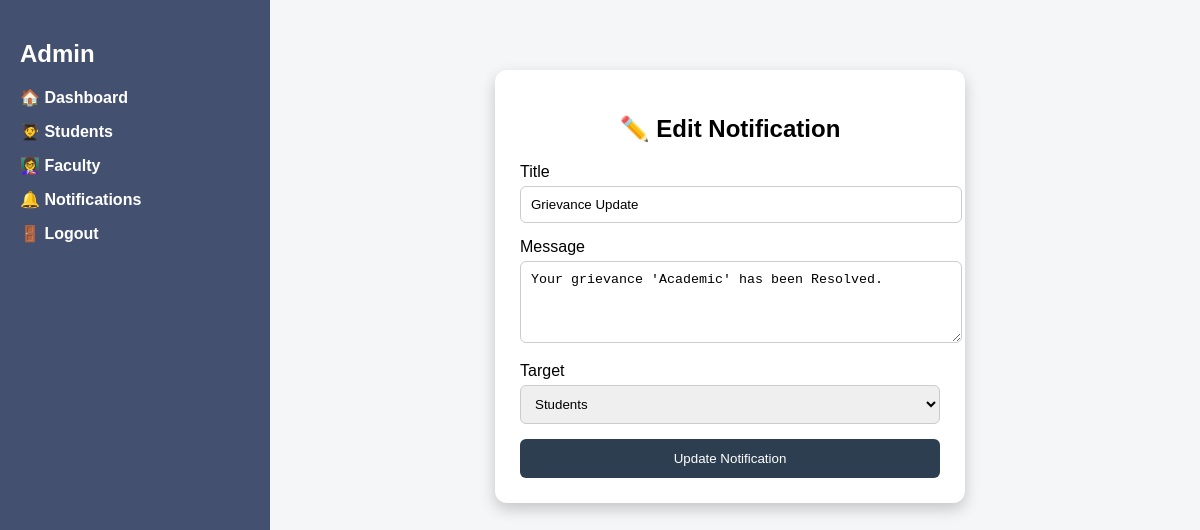
The page /admin/edit_notification/2 (signed in) on the database its author committed.
### tables this page shows
CREATE TABLE notifications (
    id INTEGER PRIMARY KEY AUTOINCREMENT,
    student_id INTEGER,
    faculty_id INTEGER,
    date TEXT,
    title TEXT,
    message TEXT,
    target TEXT,
    is_read INTEGER DEFAULT 0,
    created_at TIMESTAMP DEFAULT CURRENT_TIMESTAMP
);

### app.py (the view, shortened to what this page needs)
@app.route('/admin/edit_notification/<int:id>', methods=['GET', 'POST'])
def edit_notification(id):
    if "admin_id" not in session:
        return redirect(url_for("login"))
    conn = get_db_connection()
    notification = conn.execute(
        "SELECT * FROM notifications WHERE id=?",
        (id,)
    ).fetchone()
    conn.close()
    return render_template('admin_edit_notification.html', notification=notification)

### app.py (called while the page is built)
def get_db_connection():
    conn = sqlite3.connect("database.db")
    conn.row_factory = sqlite3.Row
    return conn

### templates/admin_edit_notification.html (shortened to what this page needs)
<!DOCTYPE html>
<html>
<head>
    <link rel="stylesheet" href="/static/styles.css">
</head>
<body>
<div class="sidebar">
    <h2>Admin</h2>
    <ul>
        <li><a href="/admin/dashboard">🏠 Dashboard</a></li>
        <li><a href="/admin/students">🧑‍🎓 Students</a></li>
        <li><a href="/admin/faculty">👩‍🏫 Faculty</a></li>
        <li><a href="/admin/notifications">🔔 Notifications</a></li>
        <li><a href="/logout">🚪 Logout</a></li>
    </ul>
</div>
<div class="admin-form-container">
    <div class="admin-form-box">
        <h2>✏️ Edit Notification</h2>
        <form method="POST">
            <label>Title</label>
            <input type="text" name="title" value="{{ notification['title'] }}" required>
            <label>Message</label>
            <textarea name="message" rows="4" required>{{ notification['message'] }}</textarea>
            <label>Target</label>
            <select name="target">
                <option value="student" {% if notification['target']=='student' %}selected{% endif %}>Students</option>
            </select>
            <button type="submit">Update Notification</button>
        </form>
    </div>
</div>
</body>
</html>

### static/styles.css (style rules this page uses)
body { background: rgb(205, 228, 248) !important; }
body { margin: 0; font-family: Arial, sans-serif; background: #f4f6f8; }
.sidebar { width: 250px; height: 100vh; position: fixed; background: #5981c1; color: white; padding: 20px; }
.sidebar ul { list-style: none; padding: 0; }
.sidebar ul li { margin: 15px 0; cursor: pointer; }
body { margin: 0; font-family: Arial; }
.sidebar { width: 230px; height: 100vh; background: #44506f; color: white; position: fixed; padding: 20px; }
.sidebar ul li { margin: 15px 0; }
.sidebar ul li a { color: white; text-decoration: none; font-weight: bold; }
html, body { height: auto !important; background: #f4f6f8 !important; }
.admin-form-container { margin-left: 260px; padding: 30px; }
.admin-form-box { width: 420px; margin: 40px auto; background: #ffffff; padding: 25px; border-radius: 12px; box-shadow: 0 6px 15px rgba(0,0,0,0.2); }
.admin-form-box h2 { text-align: center; margin-bottom: 20px; }
.admin-form-box label { display: block; margin-bottom: 5px; font-weight: 500; }
.admin-form-box input, .admin-form-box textarea, .admin-form-box select { width: 100%; padding: 10px; margin-bottom: 15px; border-radius: 6px; border: 1px solid #ccc; }
.admin-form-box button { width: 100%; padding: 12px; background: #2c3e50; color: white; border: none; border-radius: 6px; cursor: pointer; }

### rows shown on the page
notifications: title "Grievance Update", message "Your grievance 'Academic' has been Resolved.", target "Students"
